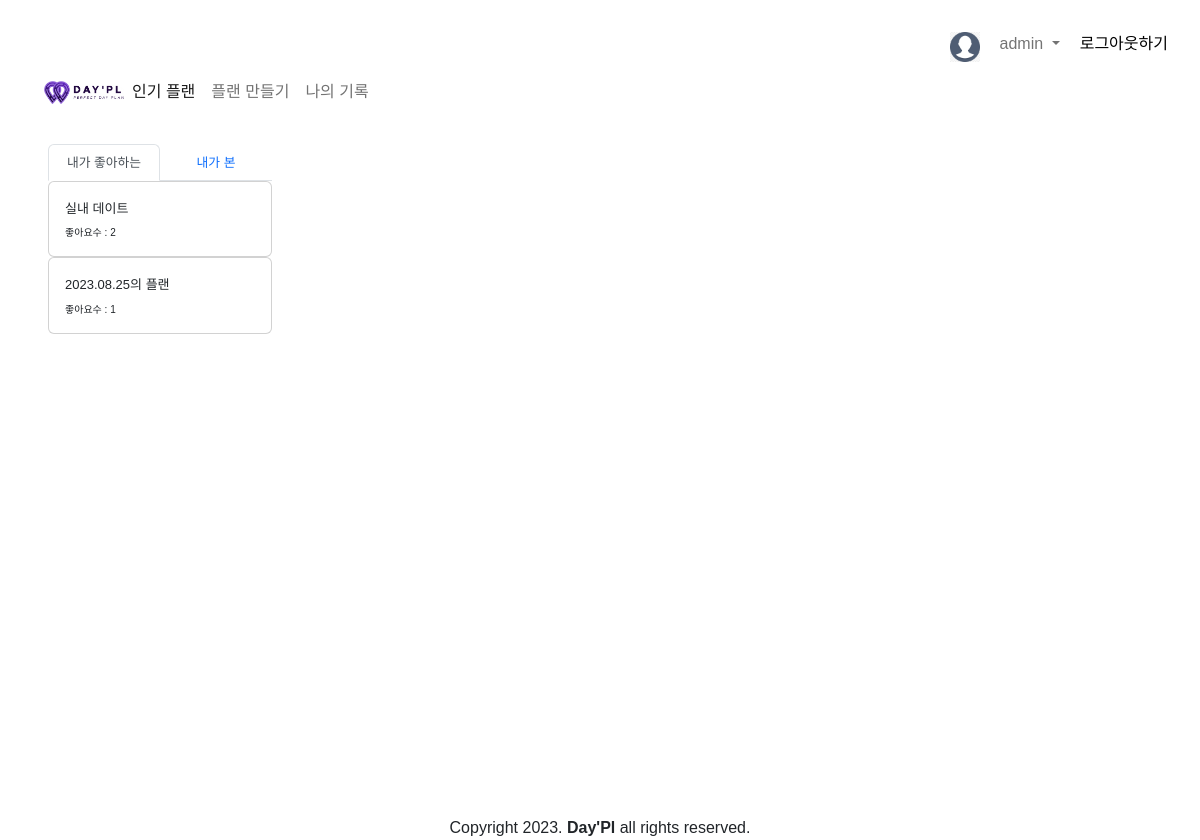
Screenshot of /saves/ (signed in) with the database file from the repository.
### common/models.py (models this page shows, shortened)
class Profile(models.Model):
    user       = models.OneToOneField(User, on_delete=models.CASCADE)
    uuid       = models.UUIDField(unique=True, default=uuid.uuid4)
    nickname   = models.CharField(max_length=64, blank=False)
    fullname   = models.CharField(max_length=64, blank=False)
    gender     = models.CharField(max_length=64, blank=False)
    birthdate  = models.DateField(max_length=64, blank=False)
    phone      = models.CharField(max_length=64, blank=False)
    mail       = models.CharField(max_length=64, blank=False)
    rq_terms   = models.BooleanField(default=0)
    op_terms   = models.BooleanField(default=0)
    image      = models.ImageField(upload_to='photos/', null=True, default='static/img/profile_img.png')
    sign_date  = models.DateTimeField(auto_now_add=True)

### Day_Pl/models.py (models this page shows)
class Plan(models.Model):
    uuid         = models.UUIDField(max_length=128, default=uuid.uuid4)
    created_at   = models.DateTimeField(auto_now_add=True)
    modified_at  = models.DateTimeField(null=True)
    user         = models.ForeignKey(User, on_delete=models.SET_NULL, null=True)
    title        = models.CharField(max_length=64, default=f'{created_at}의 플랜')
    hashtag_area = models.CharField(max_length=32, blank=True)
    hashtag_type = models.CharField(max_length=32, blank=True)
    hashtag_pick = models.CharField(max_length=32, blank=True)
    like_users   = models.ManyToManyField(User, related_name='like_plans')
    view_users   = models.ManyToManyField(User, related_name='view_plans', through='UserPlanView')
    memo         = models.TextField(blank=True, null=True)
    public       = models.BooleanField(null=False, default=True)
    removed_at   = models.DateTimeField(blank=True, null=True)
    total_time   = models.CharField(max_length=64, blank=True, null=True)

### Day_Pl/views/saves.py (the view)
# urls.py: path("", browse.index, name = 'browse'), #! 메인 페이지
def index(request):
    user = request.user
    plans_places = []
    check_planid = []
    like_plans = user.like_plans.all()
    for like_plan in like_plans:
        like_plan_places = PlanPlace.objects.filter(plan = like_plan).order_by('order')
        if like_plan.id not in check_planid:
            plans_places.append(like_plan_places)
            check_planid.append(like_plan.id)
    view_plans = user.view_plans.all()
    for view_plan in view_plans:
        view_plan_places = PlanPlace.objects.filter(plan = view_plan).order_by('order')
        if view_plan.id not in check_planid:
            plans_places.append(view_plan_places)
            check_planid.append(view_plan.id)
    for plan_places in plans_places:
        for i in range(len(plan_places)-1):
            road_url = f"https://map.naver.com/p/directions/,,,{ plan_places[i].place.naver_place_id },PLACE_POI/,,,{ plan_places[i+1].place.naver_place_id },PLACE_POI/-/transit?c=13.00,0,0,0,dh"
            PlanPlace.objects.filter(id = plan_places[i].id).update(road_url=road_url)
    context = {
        'like_plans': like_plans,
        'view_plans': view_plans,
        'plans_places': plans_places
    }
    return render(request, 'saves.html', context=context)

### templates/saves.html (shortened to what this page needs)
{% extends 'layout.html' %}
{% load static %}
{% block contents %}
    <div class="d-flex">
        <div style="width: 20rem;">
            {% include 'components/save_plan_container.html' %}
        </div>
        <div class="p-2 flex-fill" style="width: 20rem;">
        </div>
        <div class="p-2 flex-fill" style="margin-top: 2rem;">
            {% include 'components/naver_map_container.html' %}
        </div>
    </div>
{% endblock %}

### templates/components/after_login.html (shortened to what this page needs)
{% load static %}
<div class="d-flex justify-content-end">
	<img class="mt-3" height="30px" width="30px" src="{% static 'IMG/profile_img.png' %}" alt="유저 프로필 IMG">
	<nav class="navbar navbar-expand-lg bg-body-tertiary">
		<div class="container-fluid">
			<div class="collapse navbar-collapse" id="navbarSupportedContent">
				<ul class="navbar-nav me-auto mb-2 mb-lg-0">
					<li class="nav-item dropdown">
						<a class="nav-link dropdown-toggle" href="#" role="button" data-bs-toggle="dropdown" aria-expanded="false">
							{{ user.profile.fullname }}
						</a>
					</li>
				</ul>
			</div>
		</div>
	</nav>
	<a class="mt-3" href="{% url 'common:logout' %}">로그아웃하기</a>
</div>

### templates/components/save_plan_container.html (shortened to what this page needs)
<div>
    <ul class="nav nav-tabs" id="myTab" role="tablist" style="width: 14rem;">
        <li class="nav-item" role="presentation">
            <button class="nav-link active" id="like-tab1" data-bs-toggle="tab" data-bs-target="#like-tab2" type="button" role="tab" aria-controls="like-tab" aria-selected="true" style="width: 7rem; font-size:0.8rem;">내가 좋아하는</button>
        </li>
        <li class="nav-item" role="presentation" >
            <button class="nav-link" id="view-tab1" data-bs-toggle="tab" data-bs-target="#view-tab2" type="button" role="tab" aria-controls="view-tab" aria-selected="false" style="width: 7rem; font-size:0.8rem;">내가 본</button>
        </li>
    </ul>
    <div class="tab-content" id="myTabContent" style="width: 14rem; overflow:scroll; height:30rem;">
        <div class="tab-pane fade show active" id="like-tab2" role="tabpanel" aria-labelledby="like-tab1" tabindex="0">
            {% for plan in like_plans %}
                <div class="card">
                    <div class="card-body">
                        <h6 class="card-title">
                            <span class="planName" id="{{ plan.id }}">
                                <font size=2>{{ plan.title }}</font>
                            </span>
                        </h6>
                        <font size=1>
                            <p class="card-text">
                                좋아요수 : {{ plan.like_users.count }}
                            </p>
                        </font>
                    </div>
                </div>
            {% endfor %}
        </div>
    </div>
</div>

### static/CSS/style.css (style rules this page uses)
* { font-family: 'Noto Sans KR', sans-serif; box-sizing: border-box; }
body { font-size: 16px; }
a { text-decoration: none; color:black; }
button { background-color: transparent; outline: 0; border: 0; }
ul { list-style: none; padding: 0; }

### rows the page displays
Plan: title "실내 데이트", like_users.count "2"
Plan: title "2023.08.25의 플랜", like_users.count "1"

### other values shown
{{ user.profile.fullname }} "admin"
